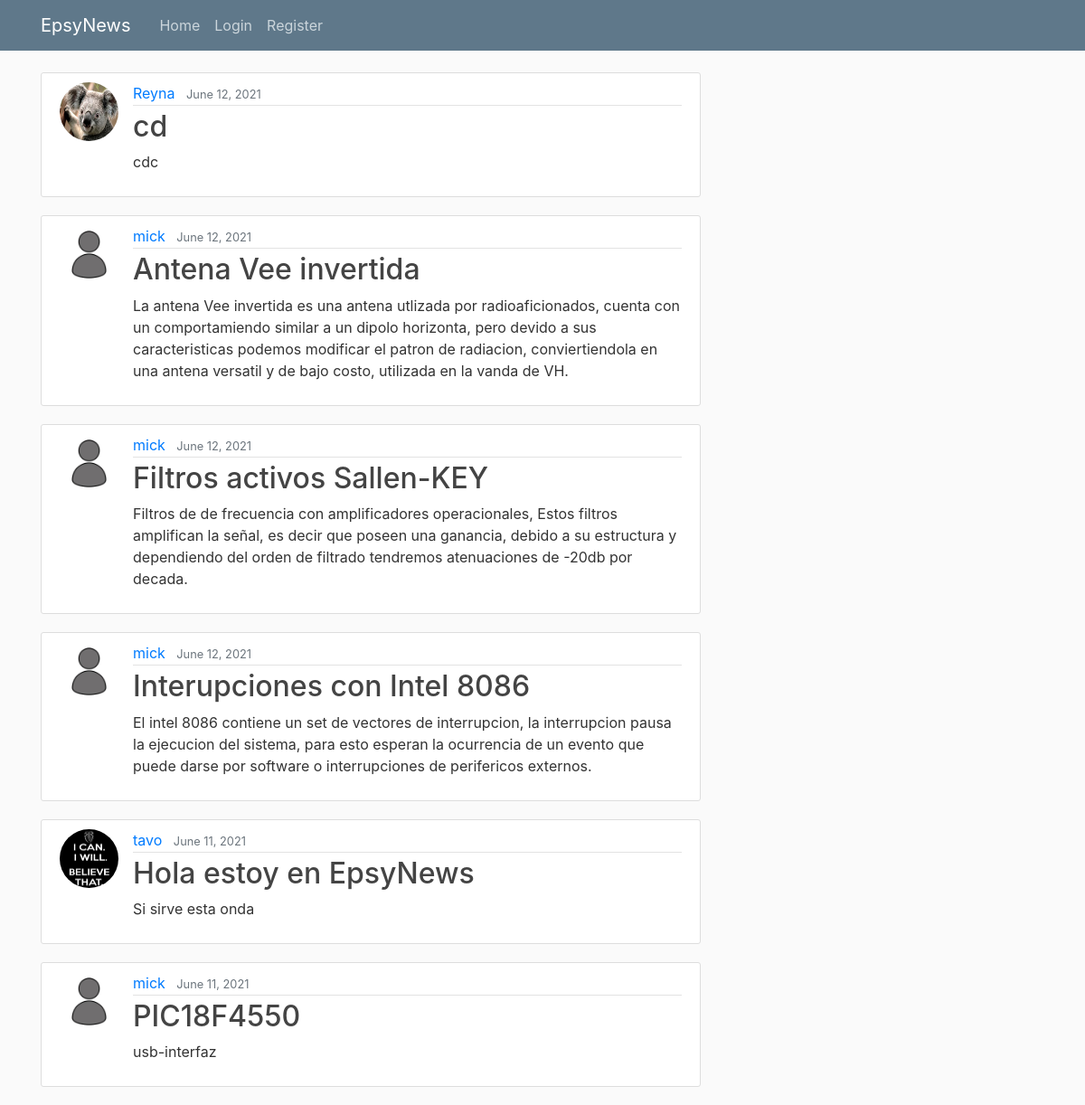
The page / on the database its author committed.
### blog/models.py (models this page shows, shortened)
class Post(models.Model):
    title = models.CharField(max_length=100)
    content = models.TextField()
    date_posted = models.DateTimeField(default=timezone.now)
    autor = models.ForeignKey(User, on_delete=models.CASCADE)
    image = models.ImageField(default='default.jpg', upload_to='blog_images')

### users/models.py (models this page shows, shortened)
class Profile(models.Model):
    user = models.OneToOneField(User, on_delete=models.CASCADE)
    image = models.ImageField(default='default.jpg', upload_to='profile_pics')

### blog/views.py (the view)
# urls.py: path('', PostListView.as_view(), name='blog-home'),
class PostListView(ListView):
    model = Post
    template_name = 'blog/home.html'  # <app>/<model>_<viewtype>.html
    context_object_name = 'posts'
    ordering = ['-date_posted']
    paginate_by= 6

### blog/templates/blog/home.html
{% extends "blog/base.html" %}
{% block content %}
    {% for post in posts %}
        <article class="media content-section">
          <img class="rounded-circle article-img" src="{{ post.autor.profile.image.url }}">
          <div class="media-body">
            <div class="article-metadata">
              <a class="mr-2" href="#">{{ post.autor }}</a>
              <small class="text-muted">{{ post.date_posted|date:"F d, Y" }}</small>
            </div>
            <h2><a class="article-title" href="{% url 'post-detail' post.id %}">{{ post.title }}</a></h2>
            <p class="article-content">{{ post.content }}</p>
          </div>
        </article>
    {% endfor %}
{% endblock content %}

### blog/static/blog/main.css (style rules this page uses)
body { background: #fafafa; color: #333333; margin-top: 5rem; }
h1, h2, h3, h4, h5, h6 { color: #444444; }
.content-section { background: #ffffff; padding: 10px 20px; border: 1px solid #dddddd; border-radius: 3px; margin-bottom: 20px; }
.article-title { color: #444444; }
.article-content { white-space: pre-line; }
.article-img { height: 65px; width: 65px; margin-right: 16px; }
.article-metadata { padding-bottom: 1px; margin-bottom: 4px; border-bottom: 1px solid #e3e3e3 }

### rows shown on the page
Post: autor.profile.image (picture), autor "Reyna", date_posted "June 12, 2021", title "cd", content "cdc"
Post: autor.profile.image (placeholder picture), autor "mick", date_posted "June 12, 2021", title "Antena Vee invertida", content "La antena Vee invertida es una antena utlizada por radioaficionados, cuenta con un comportamiendo similar a un dipolo horizonta, pero devido a sus caracteristicas podemos modificar el patron de radiacion, conviertiendola en una antena versatil y de bajo costo, utilizada en la vanda de VH."
Post: autor.profile.image (placeholder picture), autor "mick", date_posted "June 12, 2021", title "Filtros activos Sallen-KEY", content "Filtros de de frecuencia con amplificadores operacionales, Estos filtros amplifican la señal, es decir que poseen una ganancia, debido a su estructura y dependiendo del orden de filtrado tendremos atenuaciones de -20db por decada."
Post: autor.profile.image (placeholder picture), autor "mick", date_posted "June 12, 2021", title "Interupciones con Intel 8086", content "El intel 8086 contiene un set de vectores de interrupcion, la interrupcion pausa la ejecucion del sistema, para esto esperan la ocurrencia de un evento que puede darse por software o interrupciones de perifericos externos."
Post: autor.profile.image (picture), autor "tavo", date_posted "June 11, 2021", title "Hola estoy en EpsyNews", content "Si sirve esta onda"
Post: autor.profile.image (placeholder picture), autor "mick", date_posted "June 11, 2021", title "PIC18F4550", content "usb-interfaz"
